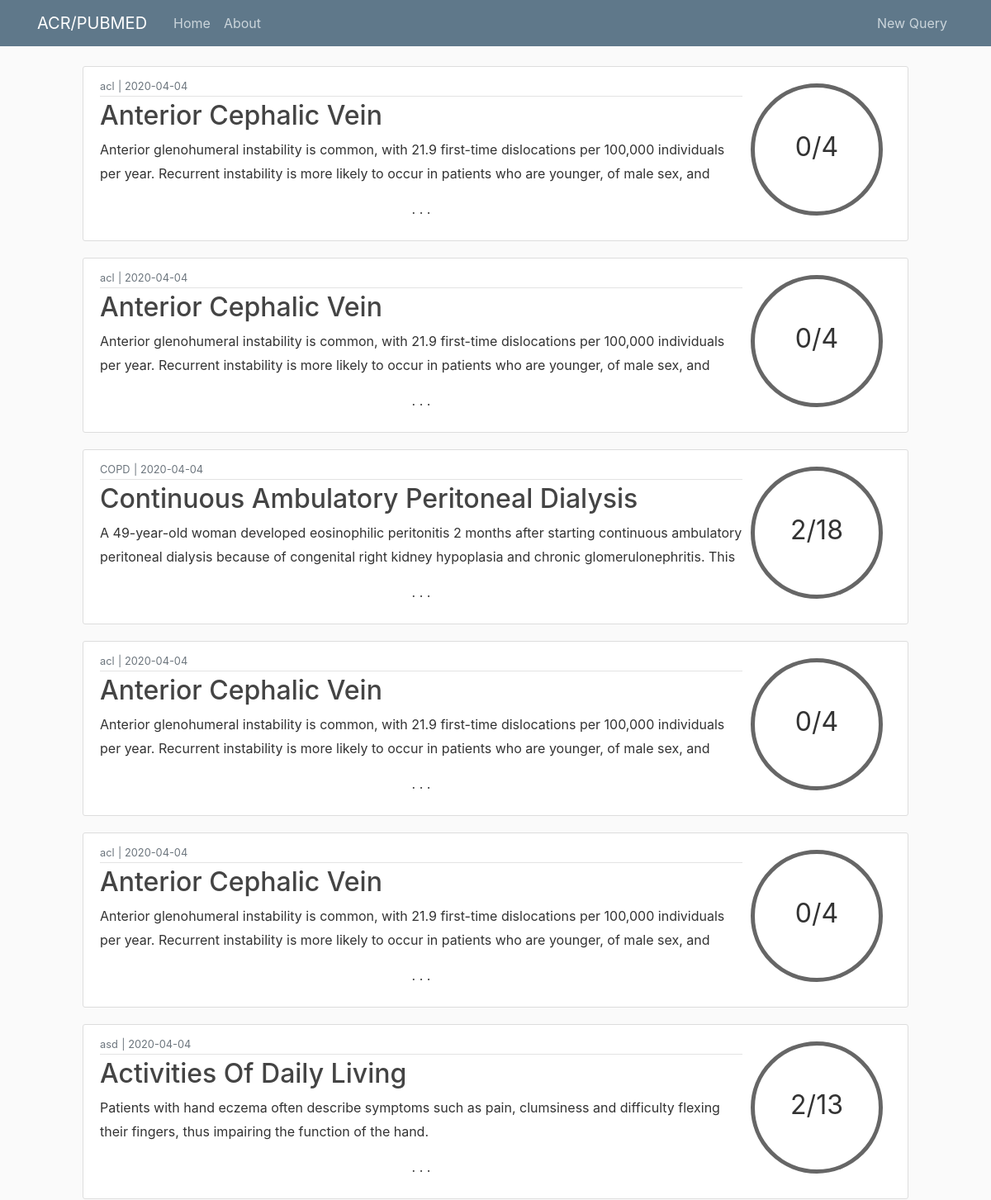
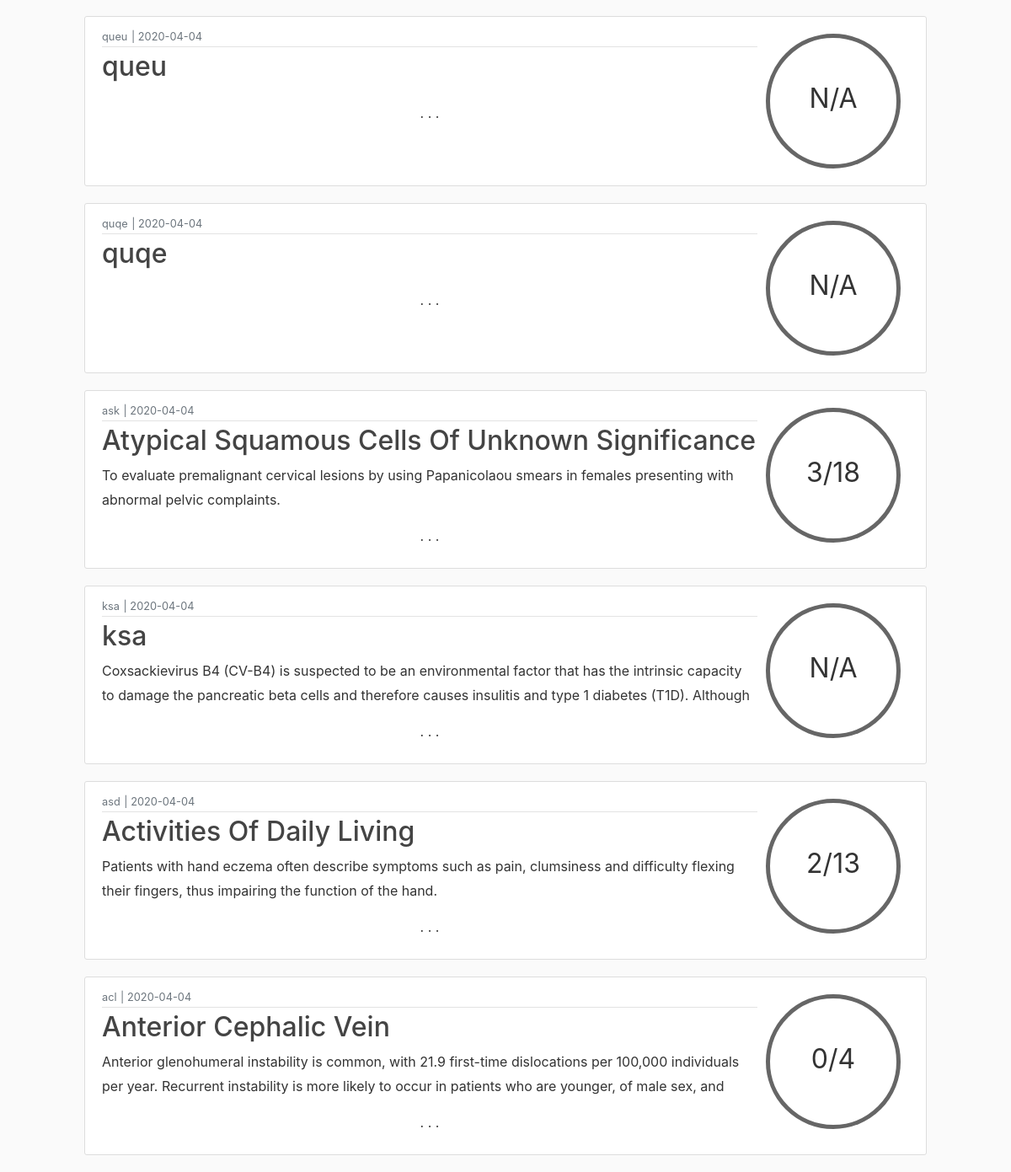
The page /home on the database its author committed (2 pictures, top to bottom).
### flaskblog/models.py (models this page shows, shortened)
class QueryT(db.Model):
    id = db.Column(db.Integer, primary_key=True)
    term = db.Column(db.String(100), nullable=False)
    origterm = db.Column(db.String(100), nullable=False)
    date_posted = db.Column(db.DateTime, nullable=False, default=datetime.utcnow)
    content = db.Column(db.Text, nullable=False)
    percentmatch = db.Column(db.String(3), nullable=False)
    origtermpresent = db.Column(db.Boolean, nullable=False)
    acrmatches = db.Column(db.Text)
    lfmatches = db.Column(db.Text)

### flaskblog/main/routes.py (the view)
@main.route("/")
@main.route("/home")
def home():
    db.create_all()
    queriest = QueryT.query.all()
    queriest = queriest[::-1]
    return render_template('home.html', queriest=queriest)

### flaskblog/templates/home.html (shortened to what this page needs)
{% extends "layout.html" %}
{% block content %}
    <main role="main" class="container col-md-10">
      <div class="row">
    {% for queryt in queriest %}
        <article class="media content-section col-md-12">
            <div class="media-body">
                <div class="article-metadata">
                    <small class="text-muted">{{ queryt.origterm }}</small>
                    <small class="text-muted"> | </small>
                    <small class="text-muted">{{ queryt.date_posted.strftime('%Y-%m-%d') }}</small>
                </div>
                <h2><a class="article-title" href="{{ url_for('queries.queryt', queryt_id=queryt.id) }}">{{ queryt.term }}</a></h2>
                <p class="article-home">{{ queryt.content }}</p>
                <p class="cont-dash">. . .</p>
            </div>
            <div>
                {% if queryt.origtermpresent %}
                    <div class = "align-self-center circleg"><p></p>{{  queryt.percentmatch }}</div>
                {% else %}
                    <div class = "align-self-center circle"><p></p>{{  queryt.percentmatch }}</div>
                {% endif %}
            </div>
        </article>
    {% endfor %}
      </div>
    </main>
{% endblock content %}

### flaskblog/templates/layout.html (shortened to what this page needs)
<!DOCTYPE html>
<html>
<head>
    <link rel="stylesheet" href="https://maxcdn.bootstrapcdn.com/bootstrap/4.0.0/css/bootstrap.min.css">
    <link rel="stylesheet" type="text/css" href="{{ url_for('static', filename='main.css') }}">
</head>
<body>
    <header class="site-header">
      <nav class="navbar navbar-expand-md navbar-dark bg-steel fixed-top">
        <div class="container">
          <a class="navbar-brand mr-4" href="/">ACR/PUBMED</a>
          <div class="collapse navbar-collapse" id="navbarToggle">
            <div class="navbar-nav mr-auto">
              <a class="nav-item nav-link" href="{{ url_for('main.home') }}">Home</a>
              <a class="nav-item nav-link" href="{{ url_for('main.about') }}">About</a>
            </div>
            <div class="navbar-nav">
                <a class="nav-item nav-link" href="{{ url_for('queries.new_queryt') }}">New Query</a>
            </div>
          </div>
        </div>
      </nav>
    </header>
{% block content %}
{% endblock %}
</body>
</html>

### flaskblog/static/main.css (style rules this page uses)
body { background: #fafafa; color: #333333; margin-top: 5rem; }
h1, h2, h3, h4, h5, h6 { color: #444444; }
.bg-steel { background-color: #5f788a; }
.site-header .navbar-nav .nav-link { color: #cbd5db; }
.content-section { vertical-align: central; background: #ffffff; padding: 10px 20px; border: 1px solid #dddddd; border-radius: 3px; margin-bottom: 20px; }
.circle { width: 5em; height: 5em; line-height: 3.5em; border-radius: 50%; text-align: center; font-size: 32px; border: 5px solid #666; margin: 10px; }
.article-title { color: #444444; }
.article-home { white-space: pre-line; overflow: hidden; text-overflow: ellipsis; max-height: 3.6em; line-height: 1.8em; }
.cont-dash { text-align: center; }
.article-metadata { padding-bottom: 1px; margin-bottom: 4px; border-bottom: 1px solid #e3e3e3; }

### rows shown on the page
QueryT: origterm "acl", date_posted "2020-04-04", term "Anterior Cephalic Vein", content "Anterior glenohumeral instability is common, with 21.9 first-time dislocations per 100,000 individuals per year. Recurrent instability is more likely to occur in patients who are younger, of male sex, and…", percentmatch "0/4"
QueryT: origterm "acl", date_posted "2020-04-04", term "Anterior Cephalic Vein", content "Anterior glenohumeral instability is common, with 21.9 first-time dislocations per 100,000 individuals per year. Recurrent instability is more likely to occur in patients who are younger, of male sex, and…", percentmatch "0/4"
QueryT: origterm "COPD", date_posted "2020-04-04", term "Continuous Ambulatory Peritoneal Dialysis", content "A 49-year-old woman developed eosinophilic peritonitis 2 months after starting continuous ambulatory peritoneal dialysis because of congenital right kidney hypoplasia and chronic glomerulonephritis. This…", percentmatch "2/18"
QueryT: origterm "acl", date_posted "2020-04-04", term "Anterior Cephalic Vein", content "Anterior glenohumeral instability is common, with 21.9 first-time dislocations per 100,000 individuals per year. Recurrent instability is more likely to occur in patients who are younger, of male sex, and…", percentmatch "0/4"
QueryT: origterm "acl", date_posted "2020-04-04", term "Anterior Cephalic Vein", content "Anterior glenohumeral instability is common, with 21.9 first-time dislocations per 100,000 individuals per year. Recurrent instability is more likely to occur in patients who are younger, of male sex, and…", percentmatch "0/4"
QueryT: origterm "asd", date_posted "2020-04-04", term "Activities Of Daily Living", content "Patients with hand eczema often describe symptoms such as pain, clumsiness and difficulty flexing their fingers, thus impairing the function of the hand.…", percentmatch "2/13"
QueryT: origterm "queu", date_posted "2020-04-04", term "queu", percentmatch "N/A"
QueryT: origterm "quqe", date_posted "2020-04-04", term "quqe", percentmatch "N/A"
QueryT: origterm "ask", date_posted "2020-04-04", term "Atypical Squamous Cells Of Unknown Significance", content "To evaluate premalignant cervical lesions by using Papanicolaou smears in females presenting with abnormal pelvic complaints.…", percentmatch "3/18"
QueryT: origterm "ksa", date_posted "2020-04-04", term "ksa", content "Coxsackievirus B4 (CV-B4) is suspected to be an environmental factor that has the intrinsic capacity to damage the pancreatic beta cells and therefore causes insulitis and type 1 diabetes (T1D). Although…", percentmatch "N/A"
QueryT: origterm "asd", date_posted "2020-04-04", term "Activities Of Daily Living", content "Patients with hand eczema often describe symptoms such as pain, clumsiness and difficulty flexing their fingers, thus impairing the function of the hand.…", percentmatch "2/13"
QueryT: origterm "acl", date_posted "2020-04-04", term "Anterior Cephalic Vein", content "Anterior glenohumeral instability is common, with 21.9 first-time dislocations per 100,000 individuals per year. Recurrent instability is more likely to occur in patients who are younger, of male sex, and…", percentmatch "0/4"
